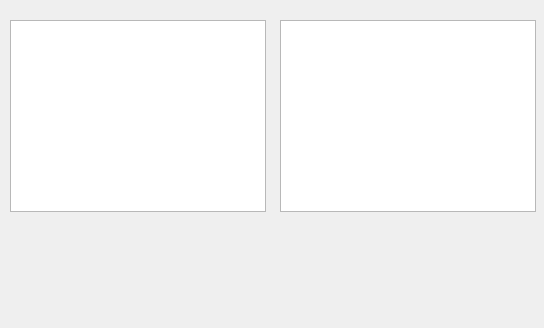
<?xml version="1.0" encoding="UTF-8"?>
<ui version="4.0">
 <class>Dialog</class>
 <widget class="QDialog" name="Dialog">
  <property name="geometry">
   <rect>
    <x>0</x>
    <y>0</y>
    <width>544</width>
    <height>328</height>
   </rect>
  </property>
  <property name="windowTitle">
   <string>Dialog</string>
  </property>
  <widget class="QTreeView" name="treeView">
   <property name="geometry">
    <rect>
     <x>10</x>
     <y>20</y>
     <width>256</width>
     <height>192</height>
    </rect>
   </property>
  </widget>
  <widget class="QListView" name="listView">
   <property name="geometry">
    <rect>
     <x>280</x>
     <y>20</y>
     <width>256</width>
     <height>192</height>
    </rect>
   </property>
  </widget>
 </widget>
 <resources/>
 <connections/>
</ui>
